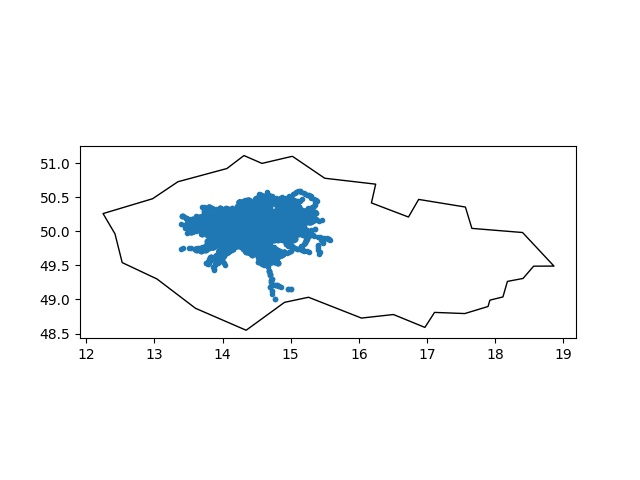

Source code (Python):
import geopandas
import matplotlib.pyplot as plt
import pandas as pd

world = geopandas.read_file(geopandas.datasets.get_path('naturalearth_lowres'))
data = pd.read_csv("PID_GTFS/stops.txt")
data = data.iloc[:,2:4]


gdf = geopandas.GeoDataFrame(data, geometry=geopandas.points_from_xy(data.stop_lon, data.stop_lat))


fig, ax = plt.subplots()#???
ax.set_aspect("equal") #???

world[world.name == "Czechia"].plot(ax=ax, color="white", edgecolor="black")
gdf.plot(ax=ax, marker=".")


plt.savefig("vizualizace_zastavek2.jpg")
